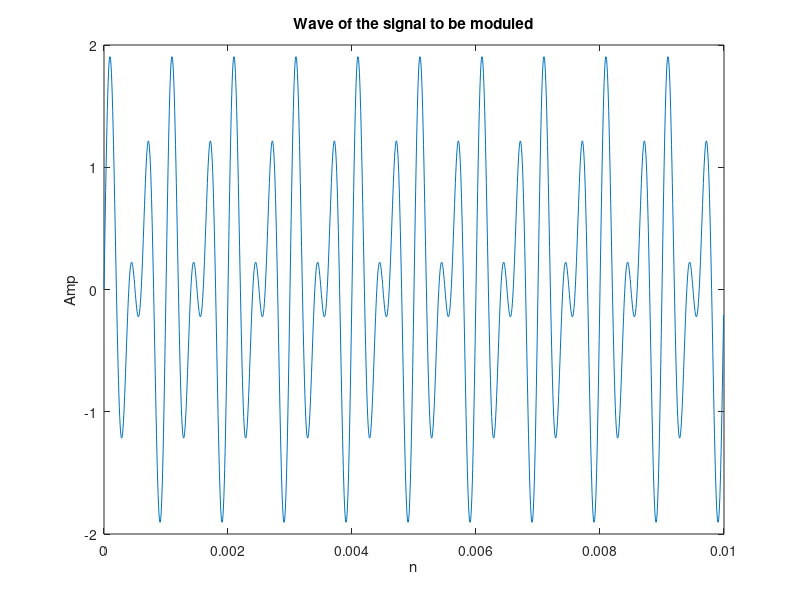
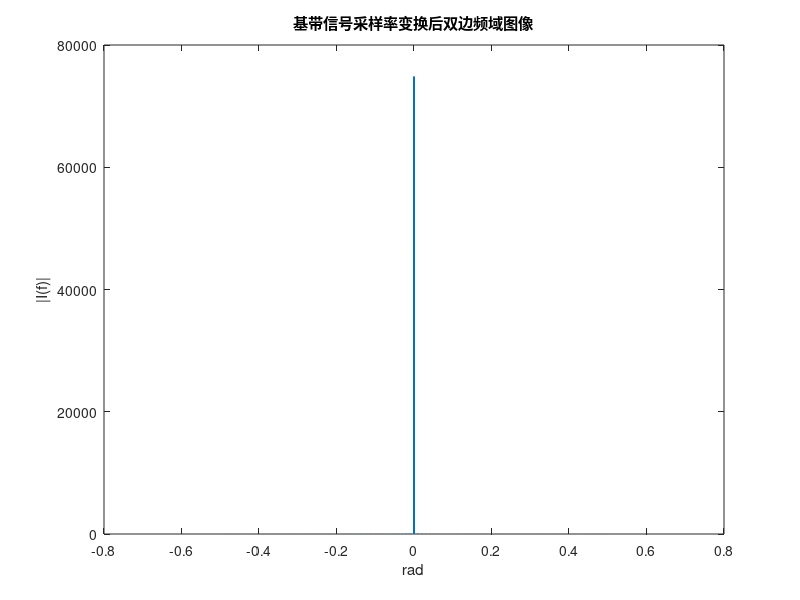
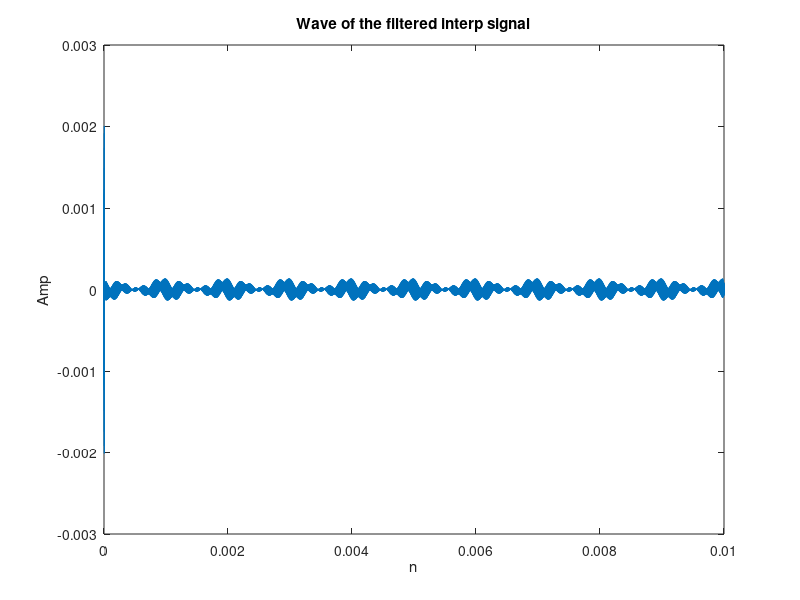
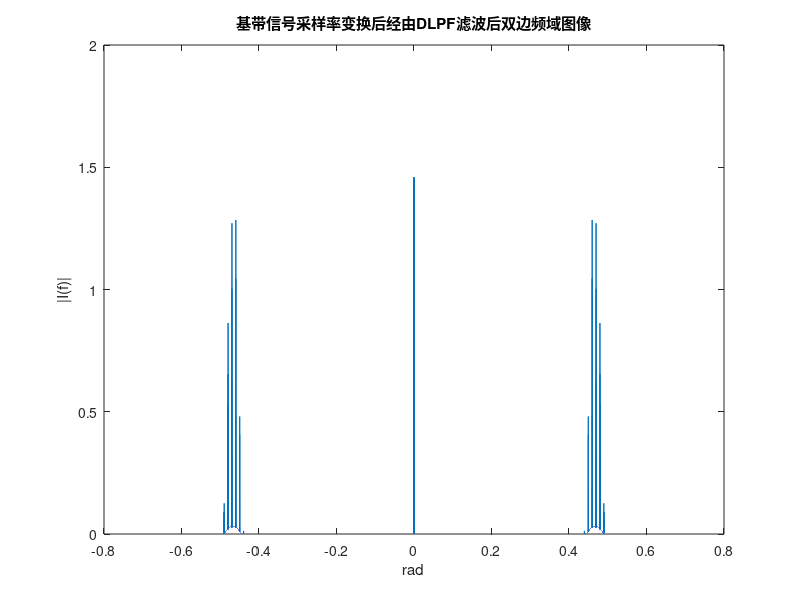

The MATLAB script that drew these images, in order: (Note: this script raises an error after producing the figures.)
%%This is the code of SDR course design project
%We create a digital transmiter and receiver based on DSB Module
%%
%Init parameter setting
clear all
clc
fs1=150e3;%we set the sampling rate of the f to 150kHz
t1=0:1/fs1:0.01-1/fs1;
fc=211011*4;
fs2=15e6;%we set the sampling rate of the carrier signal to 15MHz
t2=0:1/fs2:0.01-1/fs2;
load filteralpha.mat;
load filterbeta.mat;
load filtergamma.mat;
%%
f=sin(2*pi*2*10e2*t1)+sin(2*pi*3*10e2*t1);%the signal to be moduled
%f=filter(Num,1,f);%add a reshape filter
figure(1)
plot(t1,f);
title('Wave of the signal to be moduled');
xlabel("n");
ylabel("Amp");
N=length(f);
If=abs(fftshift(fft(f,N)));%fft
fi=(-N/2:N/2-1)/N;%digital freq=analog freq*T
figure(7)
plot(fi,If);
title('基带信号采样后双边频域图像')
xlabel('rad');
ylabel('|I(f)|');
%%
%Interp
f=interp(f,fs2/fs1);
N=length(f);
If=abs(fftshift(fft(f,N)));%fft
fi=(-N/2:N/2-1)/N;%digital freq=analog freq*T
figure(2)
plot(fi,If);
title('基带信号采样率变换后双边频域图像')
xlabel('rad');
ylabel('|I(f)|');
f=filter(Num,1,f);
figure(3)
plot(t2,f);
title('Wave of the filtered interp signal');
xlabel("n");
ylabel("Amp");
N=length(f);
If=abs(fftshift(fft(f,N)));%fft
fi=(-N/2:N/2-1)/N;%digital freq=analog freq*T
figure(4)
plot(fi,If);
title('基带信号采样率变换后经由DLPF滤波后双边频域图像')
xlabel('rad');
ylabel('|I(f)|');
%%
%I side and Q side Modulation
I=f;%I sideroad
Q=0;% Q sideroad
%%
c=cos(2*pi*fc*t2);%Carrier Signal
figure(5)
plot(t2,c);
title('Wave of the carrier signal');
xlabel("n");
ylabel("Amp");
%%
%DSB Modulation
%to be continued
s=f.*c;
figure(6)
plot(t2/0.001,s,t2/0.001,f,"r-");
title('Wave of the moduled signal');
xlabel('n');
ylabel("Amp");
legend('Modulated Message Signal','Message Signal m(n)')
%%
%DA module
Tx=interp(s+Q,5);
%%
%drawing the spectum of the signal
N=length(Tx);
If=abs(fftshift(fft(Tx,N)));%fft
fi=fs2*5*(-N/2:N/2-1)/N;%digital freq=analog freq*T
figure(7)
plot(fi,If);
title('发送信号双边频域图像')
xlabel('rad');
ylabel('|I(f)|');
%%
%Receiver part
ts3=0:1/(fs2*5):0.01-1/(fs2*5);
Rx=filter(Num1, 1, Tx);
N=length(Rx);
If=abs(fftshift(fft(Rx,N)));%fft
fi=fs2*5*(-N/2:N/2-1)/N;%digital freq=analog freq*T
figure(8)
plot(fi,If);
title('发送信号双边频域图像')
xlabel('rad');
ylabel('|I(f)|');
%mix freq
Signal_mix=Rx.*cos(2*pi*386600*ts3);
N=length(Signal_mix);
If=abs(fftshift(fft(Signal_mix,N)));%fft
fi=fs2*5*(-N/2:N/2-1)/N;%digital freq=analog freq*T
figure(9)
plot(fi,If);
title('发送信号双边频域图像')
xlabel('rad');
ylabel('|I(f)|');
%filter
Signal_filter=filter(Num2,1,Signal_mix);
N=length(Signal_filter);
If=abs(fftshift(fft(Signal_filter,N)));%fft
fi=fs2*5*(-N/2:N/2-1)/N;%digital freq=analog freq*T
figure(10)
plot(fi,If);
title('发送信号双边频域图像')
xlabel('rad');
ylabel('|I(f)|');
figure(11)
plot(ts3,Signal_filter);
title('滤波后信号时域图像')
xlabel('rad');
ylabel('|I(f)|');
Signal_filter=downsample(Signal_filter,5);
%%
%Costas环
% mix=Tx.*cos(2*pi*fc*t2);
% N=length(mix);
% If=abs(fftshift(fft(mix,N)));%fft
% fi=fs2*(-N/2:N/2-1)/N;%digital freq=analog freq*T
% figure(8)
% plot(fi,If);
% title('发送信号双边频域图像')
% xlabel('rad');
% ylabel('|I(f)|');
